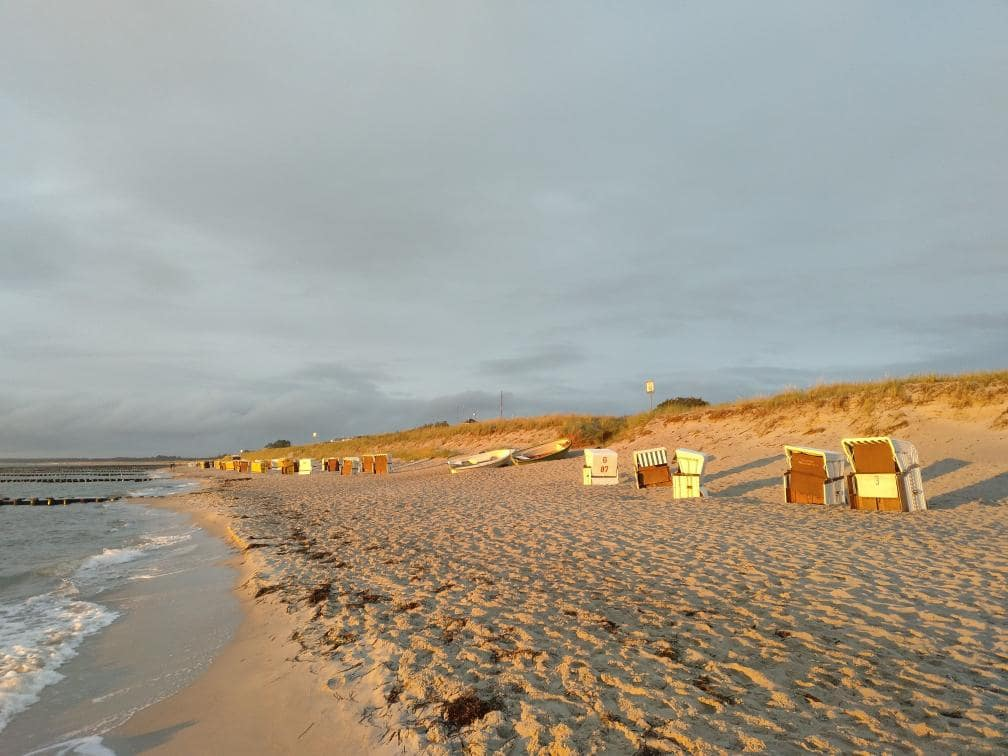
#> input picture lesson_2/data/sea-min.jpg, 1008 x 756 px
$ jupyter execute Homework.ipynb
#> lines starting #> are read from the running program, lines starting #| are printed output that depends on the picture
# HOMEWORK 2
For this homework you will have to complete and implement the colour balancing for:
* Gray world algorithm
* Scale-by-max algorithm

You are free to use your own images. Experiment with more images and think about the effect each of the algorithms has on the resulting (balanced) image.

### Colour Balancing
In this notebook we will show different type of colour balancing making use of von Kries' hypothesis.

[cell 1]
import cv2
import numpy as np
from matplotlib import pyplot as plt
plt.rcParams['figure.figsize'] = [15, 5]

[cell 2]
img = cv2.imread('data/sea-min.jpg')
#> img is the input picture: shape (756, 1008, 3); mean B, G, R 144.1, 156.8, 162.3
img = cv2.cvtColor(img, cv2.COLOR_BGR2RGB)
plt.imshow(img)

### White patch
In white patch algorithm we choose a group of pixels we know they should be white. We then scale the resulting image colour channels by this white patch.

[cell 3]
# Define white patch and the coefficients
row, col = 485, 864
white = img[row, col, :]
#> white = [251, 241, 126]
coeffs = 255.0/white
#> coeffs = [1.02, 1.06, 2.02]

# Apply white balancing and generate balanced image
balanced = np.zeros_like(img, dtype=np.float32)
for channel in range(3):
    balanced[..., channel] = img[..., channel] * coeffs[channel]
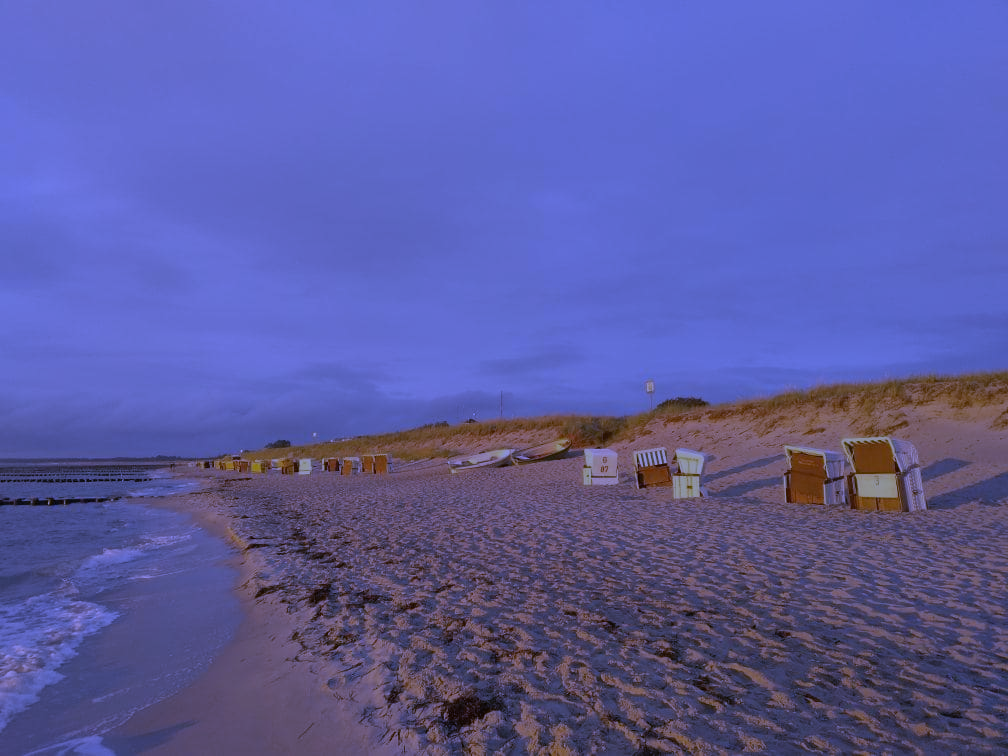
#> balanced: shape (756, 1008, 3) float32; mean R, G, B 164.8, 166, 291.9; drawn with min black and max white

# White patching does not guarantee that the dynamic range is preserved, images must be clipped.
balanced = balanced/255
balanced[balanced > 1] = 1

plt.subplot(121), plt.imshow(img)
plt.subplot(122), plt.imshow(balanced)

### Gray world
This algorithm assumes that a scene, on average, is gray.

[cell 4]
# Load your image
img = cv2.imread('data/test_3-min.jpg')
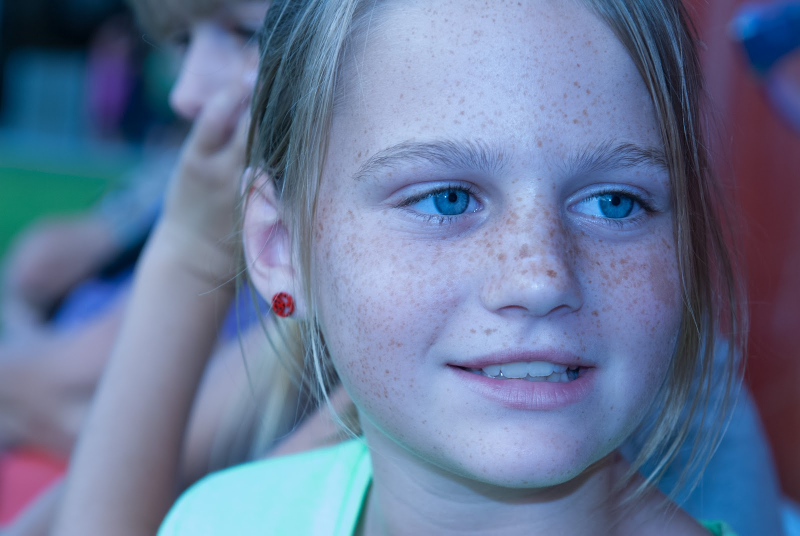
#> input picture lesson_2/data/test_3-min.jpg, 1600 x 1071 px (shown at 1/2 size)
#> img is the input picture: shape (1071, 1600, 3); mean B, G, R 153.3, 120, 102.7
img = cv2.cvtColor(img, cv2.COLOR_BGR2RGB)

# Split the image into the three colour channels
red, green, blue = cv2.split(img)
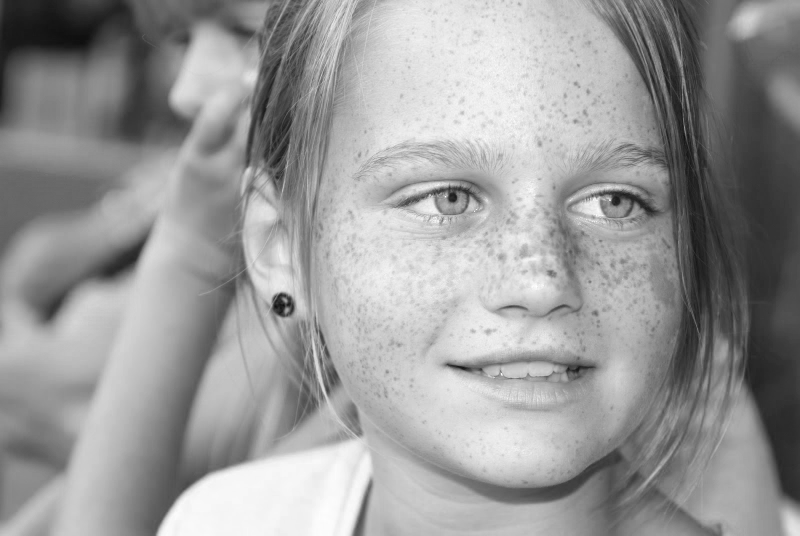
#> blue: shape (1071, 1600) (shown at 1/2 size); min 10, max 255, mean 153.3

# Compute the mean values for all three colour channels (red, green, blue)
mean_r = np.average(red)
#> mean_r = 102.7
mean_g = np.average(green)
#> mean_g = 120
mean_b = np.average(blue)
#> mean_b = 153.3

# Compute the coefficients kr, kg, kb
# Note: there are 3 coefficients to compute but we only have 2 equations.
# Therefore, you have to make an assumption, fix the value of one of the
# coefficients and compute the remining two
# Hint: You can fix the coefficient of the brightest colour channel to 1.

kr = mean_g / mean_r
#> kr = 1.17
kb = mean_g / mean_b
#> kb = 0.783

# Apply color balancing and generate the balanced image
balanced = cv2.merge([
    np.minimum(red * kr, 255).astype(red.dtype),
    green,
    np.minimum(blue * kb, 255).astype(blue.dtype)
])
#> balanced: shape (1071, 1600, 3)

# Show the original and the balanced image side by side
plt.subplot(121), plt.imshow(img)
plt.subplot(122), plt.imshow(balanced)

### Scale-by-max
This is a straightforward algorithm that scales each colour channel by its maximum value. Note that it is sensitive to noise and saturations.

[cell 5]
# Load your image
img = cv2.imread('data/test_4-min.jpg')
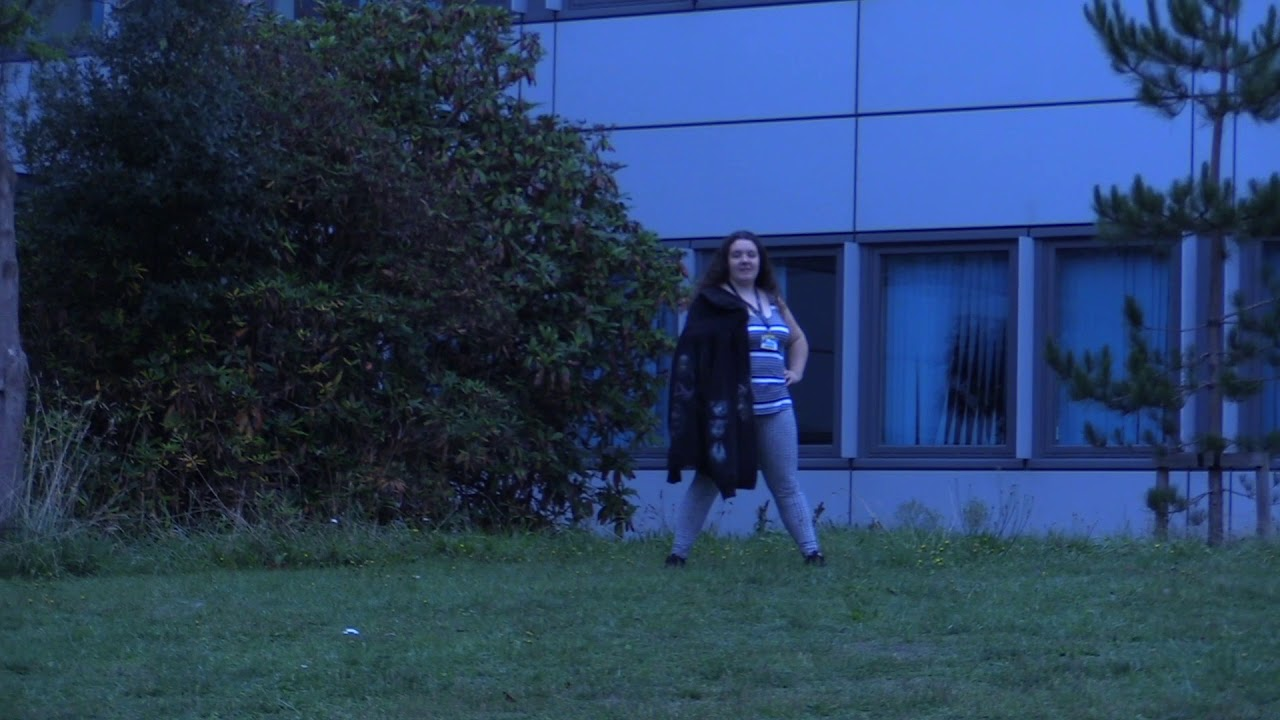
#> input picture lesson_2/data/test_4-min.jpg, 1280 x 720 px
#> img is the input picture: shape (720, 1280, 3); mean B, G, R 94.8, 62.5, 39.9
img = cv2.cvtColor(img, cv2.COLOR_BGR2RGB)

# Split the image into the three colour channels
red, green, blue = cv2.split(img)
#> red: shape (720, 1280)
#> green: shape (720, 1280)
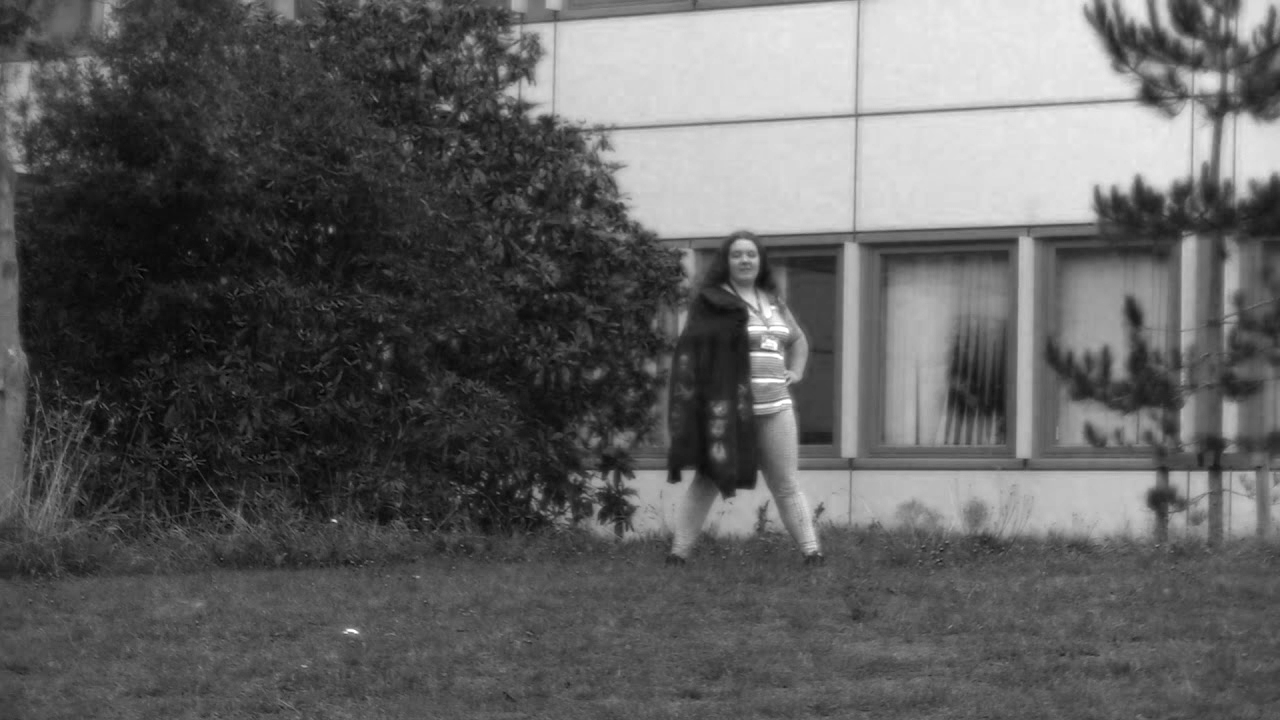
#> blue: shape (720, 1280); min 0, max 255, mean 94.8

# Compute the maximum values for all three colour channels (red, green, blue)
max_r = red.max()
#> max_r = 178
max_g = green.max()
#> max_g = 232
max_b = blue.max()
#> max_b = 255
max_max = np.max([max_r, max_g, max_b])
#> max_max = 255

# Apply scale-by-max balancing and generate the balanced image
balanced = cv2.merge([
    (red * (max_max / max_r)).astype(red.dtype),
    (green * (max_max / max_g)).astype(green.dtype),
    (blue * (max_max / max_b)).astype(blue.dtype)
])
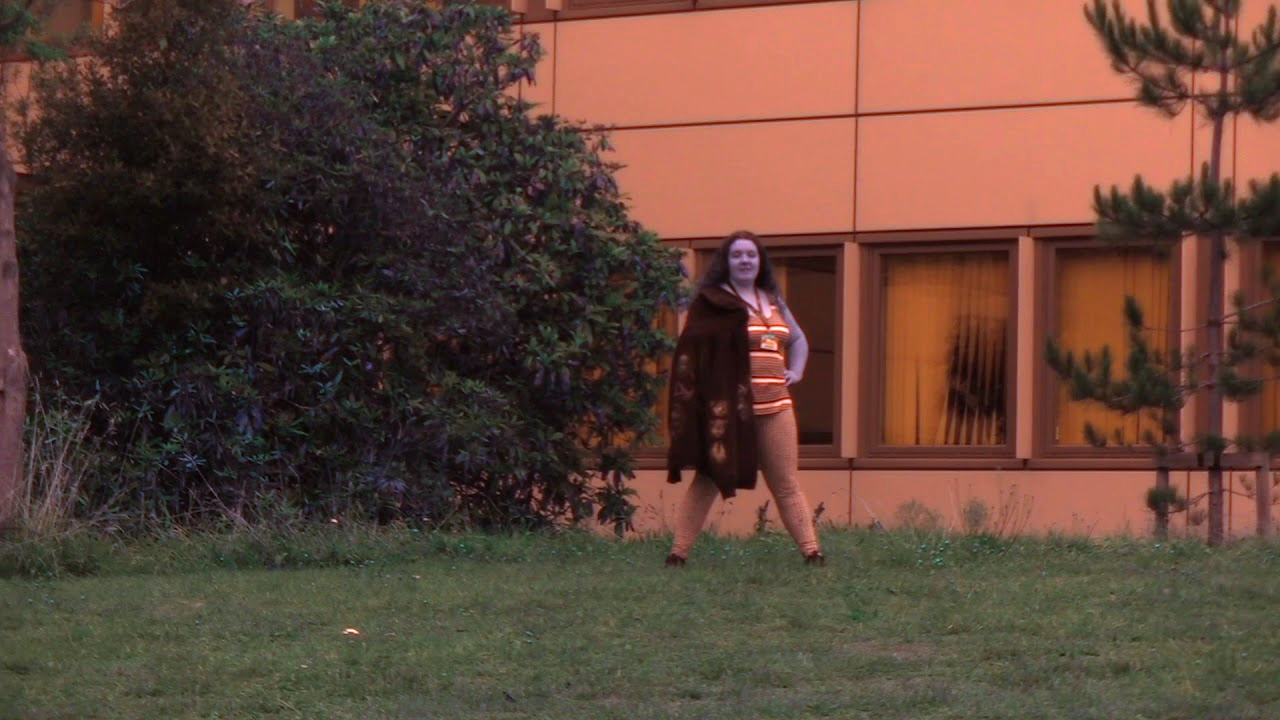
#> balanced: shape (720, 1280, 3); mean of channels 0, 1, 2 56.6, 68.2, 94.8; drawn as B, G, R

plt.subplot(121), plt.imshow(img)
plt.subplot(122), plt.imshow(balanced)
